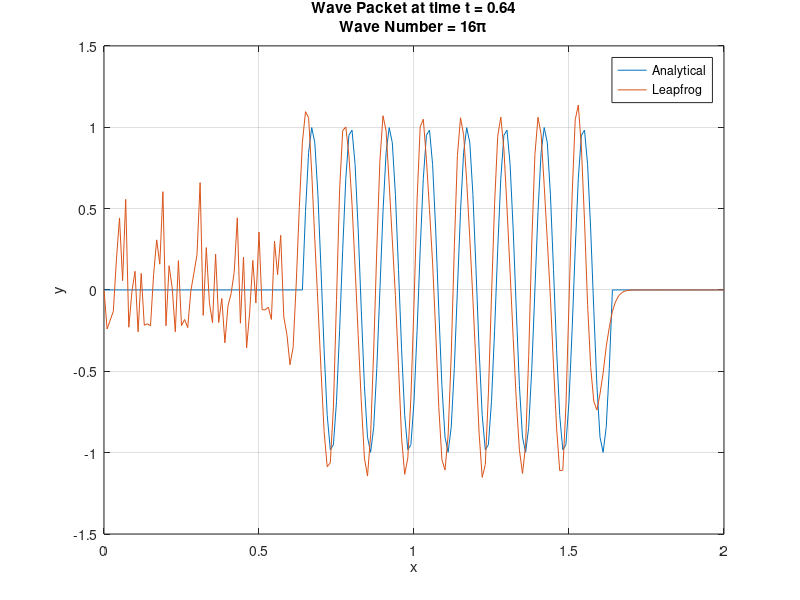

Reproduce this figure in MATLAB.
% Rebecca Shannon
% Leap Frog LInear Convection
% 1/25/24

%% Define Domain and Constants

xl = 0;
xr = 2;

cells = 200;             % number of cells
N = cells + 1;          % number of grid points
dx = (xr - xl) / cells; %spatial interval
x = [xl : dx : xr];     

dt = 0.008;
%tend = 0.5;
steps = 80; % define # of timesteps instead of an endtime

c = 1;


%% IC/BC
% 
% for i = 1:N
%     if 0.5 <= x(i) && x(i) <= 1
%         u(i,1) = 2;
%     else
%         u(i,1) = 1;
%     end
% end
% 
% BC1 = 0; % left side
% BC2 = 0; % right side

%% New IC

for i = 1:N
    if 0 <= x(i) && x(i) <= 1
         u(i,1) = sin(16*pi*x(i));
     else
         u(i,1) = 0;
     end
end

BC1 = 0; % left side
BC2 = 0; % right side

%% Linear Convection

for n = 1:steps
    u(1,n+1) = BC1;
    for i = 2:N-1
        u(i,n+1) = u(i,n) - c*dt/dx * (u(i,n) - u(i-1,n));
    end
    u(N,n+1) = BC2;
end

%% Leap Frog

ulf(:,1) = u(:,1);

for n = 1:steps %tend/dt
    ulf(1,n+1) = BC1;
    ulf(N,n+1) = BC2;
    if n == 1
        for i = 2:N-1
            ulf(i,n+1) = ulf(i,n) - ulf(i,n)*dt/dx * (ulf(i,n) - ulf(i-1,n));
        end
    else
        for i = 2:N-1
            ulf(i,n+1) = ulf(i,n-1) - c*dt/dx * (ulf(i+1,n) - ulf(i-1,n));
        end 
    end    
end

%% analytic solution
% 
% for i = 1:N
%     location = x(i) - c*tend;
%     index = abs(location) * cells;
%     u_exact = u(1,index);
% end

for i = 1:N
    if 0 <= (x(i) - c*steps*dt) && (x(i) - c*steps*dt) <= 1 
        uex(i) = sin(16*pi*(x(i) - c*steps*dt));
    else
        uex(i) = 0;
    end
end

%% Plot

figure
plot(x,uex)
hold on
plot(x,ulf(:,end))
%plot(x,u(:,end))
grid on
legend('Analytical','Leapfrog')
xlabel('x')
ylabel('y')
title({'Wave Packet at time t = 0.64','Wave Number = 16\pi'})
